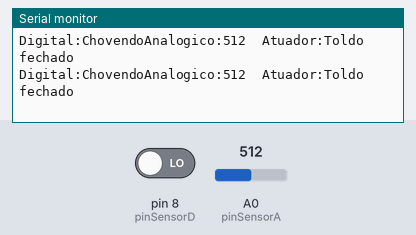
A sketch run on a simulated Arduino Uno, built with avr-gcc and run on an emulated ATmega328P. Shown: the last lines printed to the serial monitor. The inputs (shaded band) are chosen by the test bench; at power-on: A0 (pinSensorA) = 512, pin 8 (pinSensorD) LOW.

Above: at 1.2 s.
1.3 s: A0 (pinSensorA) set to 688
At 1.36 s:
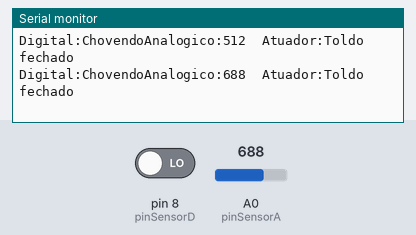
4.3 s: A0 (pinSensorA) set to 707
At 4.39 s:
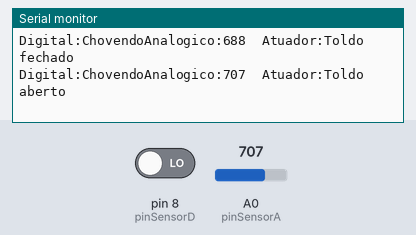

Measured:
- the behaviour switches between 700 and 701 on A0 (pinSensorA) (found by bisection; images 1 and 2)
- after the input at 1.3 s, the serial monitor: prints a new line after 0.05 s (image 1)
- after the input at 4.3 s, the serial monitor: prints a new line after 0.08 s (image 2)

The sketch:

sensorChuva.ino
```cpp
#define pinSensorA A0
#define pinSensorD 8

void setup() {
	pinMode(pinSensorD, INPUT);
	Serial.begin(9600);
}

void loop() {
	Serial.print("Digital:");

	if (digitalRead(pinSensorD))
		Serial.print("Sem chuva ");
	else
		Serial.print("Chovendo");

	Serial.print("Analogico:");
	Serial.print(analogRead(pinSensorA));
	Serial.print("  ");

	Serial.print("Atuador:");
	if (analogRead(pinSensorA) > 700)
		Serial.println("Toldo aberto");
	else
		Serial.println("Toldo fechado");
}
```
